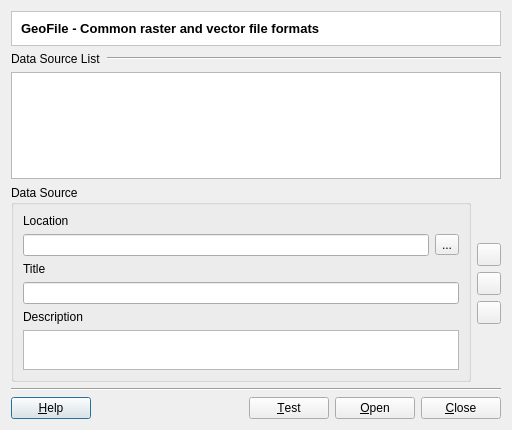
<?xml version="1.0" encoding="UTF-8"?>
<ui version="4.0">
 <class>GeoFileConnectorDialogForm</class>
 <widget class="QDialog" name="GeoFileConnectorDialogForm">
  <property name="geometry">
   <rect>
    <x>0</x>
    <y>0</y>
    <width>512</width>
    <height>430</height>
   </rect>
  </property>
  <property name="windowTitle">
   <string>GeoFile Connector</string>
  </property>
  <layout class="QVBoxLayout" name="verticalLayout_7" stretch="0,0,3,1,0,0">
   <item>
    <widget class="QFrame" name="frame_2">
     <property name="styleSheet">
      <string notr="true">QWidget { background: white }</string>
     </property>
     <property name="frameShape">
      <enum>QFrame::StyledPanel</enum>
     </property>
     <property name="frameShadow">
      <enum>QFrame::Sunken</enum>
     </property>
     <layout class="QVBoxLayout" name="verticalLayout_5">
      <item>
       <widget class="QLabel" name="m_datasourceTypeTitleLabel">
        <property name="font">
         <font>
          <pointsize>10</pointsize>
          <weight>75</weight>
          <bold>true</bold>
         </font>
        </property>
        <property name="text">
         <string>GeoFile - Common raster and vector file formats</string>
        </property>
       </widget>
      </item>
     </layout>
    </widget>
   </item>
   <item>
    <layout class="QHBoxLayout" name="horizontalLayout" stretch="0,1">
     <item>
      <widget class="QLabel" name="label">
       <property name="text">
        <string>Data Source List</string>
       </property>
      </widget>
     </item>
     <item>
      <widget class="Line" name="line">
       <property name="orientation">
        <enum>Qt::Horizontal</enum>
       </property>
      </widget>
     </item>
    </layout>
   </item>
   <item>
    <widget class="QListWidget" name="m_datasourceListWidget"/>
   </item>
   <item>
    <layout class="QHBoxLayout" name="horizontalLayout_5">
     <item>
      <widget class="QGroupBox" name="groupBox">
       <property name="title">
        <string>Data Source</string>
       </property>
       <layout class="QVBoxLayout" name="verticalLayout_6">
        <item>
         <layout class="QVBoxLayout" name="verticalLayout_3">
          <item>
           <widget class="QLabel" name="label_4">
            <property name="text">
             <string>Location</string>
            </property>
           </widget>
          </item>
          <item>
           <layout class="QHBoxLayout" name="horizontalLayout_2">
            <item>
             <widget class="QLineEdit" name="m_datasourceLineEdit"/>
            </item>
            <item>
             <widget class="QToolButton" name="m_fileSearchToolButton">
              <property name="text">
               <string>...</string>
              </property>
             </widget>
            </item>
           </layout>
          </item>
         </layout>
        </item>
        <item>
         <layout class="QVBoxLayout" name="verticalLayout">
          <item>
           <widget class="QLabel" name="label_2">
            <property name="text">
             <string>Title</string>
            </property>
           </widget>
          </item>
          <item>
           <widget class="QLineEdit" name="m_datasourceTitleLineEdit"/>
          </item>
         </layout>
        </item>
        <item>
         <layout class="QVBoxLayout" name="verticalLayout_2">
          <item>
           <widget class="QLabel" name="label_3">
            <property name="text">
             <string>Description</string>
            </property>
           </widget>
          </item>
          <item>
           <widget class="QTextEdit" name="m_datasourceDescriptionTextEdit">
            <property name="sizePolicy">
             <sizepolicy hsizetype="Expanding" vsizetype="Minimum">
              <horstretch>0</horstretch>
              <verstretch>0</verstretch>
             </sizepolicy>
            </property>
            <property name="minimumSize">
             <size>
              <width>0</width>
              <height>40</height>
             </size>
            </property>
            <property name="toolTip">
             <string>A more detailed description about the data source</string>
            </property>
           </widget>
          </item>
         </layout>
        </item>
       </layout>
      </widget>
     </item>
     <item>
      <layout class="QVBoxLayout" name="verticalLayout_4">
       <item>
        <spacer name="verticalSpacer_2">
         <property name="orientation">
          <enum>Qt::Vertical</enum>
         </property>
         <property name="sizeHint" stdset="0">
          <size>
           <width>20</width>
           <height>40</height>
          </size>
         </property>
        </spacer>
       </item>
       <item>
        <widget class="QToolButton" name="m_addDatasourceToolButton">
         <property name="toolTip">
          <string>add data source to the list</string>
         </property>
         <property name="text">
          <string/>
         </property>
        </widget>
       </item>
       <item>
        <widget class="QToolButton" name="m_removeDatasourceToolButton">
         <property name="toolTip">
          <string>remove selected data source from the list</string>
         </property>
         <property name="text">
          <string/>
         </property>
        </widget>
       </item>
       <item>
        <widget class="QToolButton" name="m_updateDatasourceToolButton">
         <property name="toolTip">
          <string>update selected data source information</string>
         </property>
         <property name="text">
          <string/>
         </property>
        </widget>
       </item>
       <item>
        <spacer name="verticalSpacer">
         <property name="orientation">
          <enum>Qt::Vertical</enum>
         </property>
         <property name="sizeHint" stdset="0">
          <size>
           <width>20</width>
           <height>40</height>
          </size>
         </property>
        </spacer>
       </item>
      </layout>
     </item>
    </layout>
   </item>
   <item>
    <widget class="Line" name="line_2">
     <property name="orientation">
      <enum>Qt::Horizontal</enum>
     </property>
    </widget>
   </item>
   <item>
    <layout class="QHBoxLayout" name="horizontalLayout_4" stretch="0,1,0">
     <item>
      <widget class="QPushButton" name="m_helpPushButton">
       <property name="text">
        <string>&amp;Help</string>
       </property>
      </widget>
     </item>
     <item>
      <spacer name="horizontalSpacer">
       <property name="orientation">
        <enum>Qt::Horizontal</enum>
       </property>
       <property name="sizeHint" stdset="0">
        <size>
         <width>40</width>
         <height>20</height>
        </size>
       </property>
      </spacer>
     </item>
     <item>
      <layout class="QHBoxLayout" name="horizontalLayout_3">
       <item>
        <widget class="QPushButton" name="m_testPushButton">
         <property name="text">
          <string>&amp;Test</string>
         </property>
        </widget>
       </item>
       <item>
        <widget class="QPushButton" name="m_openPushButton">
         <property name="text">
          <string>&amp;Open</string>
         </property>
        </widget>
       </item>
       <item>
        <widget class="QPushButton" name="m_closePushButton">
         <property name="text">
          <string>&amp;Close</string>
         </property>
        </widget>
       </item>
      </layout>
     </item>
    </layout>
   </item>
  </layout>
 </widget>
 <tabstops>
  <tabstop>m_datasourceLineEdit</tabstop>
  <tabstop>m_fileSearchToolButton</tabstop>
  <tabstop>m_datasourceTitleLineEdit</tabstop>
  <tabstop>m_datasourceDescriptionTextEdit</tabstop>
  <tabstop>m_addDatasourceToolButton</tabstop>
  <tabstop>m_removeDatasourceToolButton</tabstop>
  <tabstop>m_testPushButton</tabstop>
  <tabstop>m_openPushButton</tabstop>
  <tabstop>m_closePushButton</tabstop>
  <tabstop>m_helpPushButton</tabstop>
  <tabstop>m_datasourceListWidget</tabstop>
 </tabstops>
 <resources/>
 <connections>
  <connection>
   <sender>m_closePushButton</sender>
   <signal>pressed()</signal>
   <receiver>GeoFileConnectorDialogForm</receiver>
   <slot>reject()</slot>
   <hints>
    <hint type="sourcelabel">
     <x>451</x>
     <y>404</y>
    </hint>
    <hint type="destinationlabel">
     <x>193</x>
     <y>404</y>
    </hint>
   </hints>
  </connection>
 </connections>
</ui>
